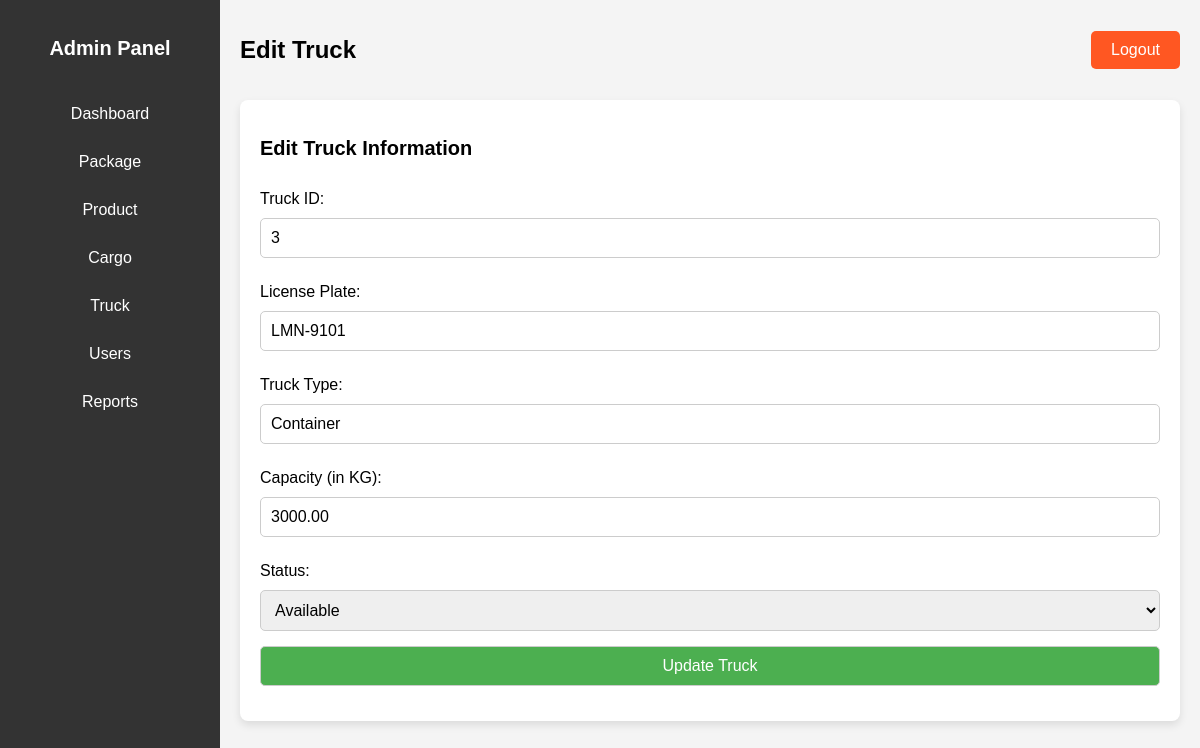
The page /edit_truck.php?id=3 on the database as committed earlier.
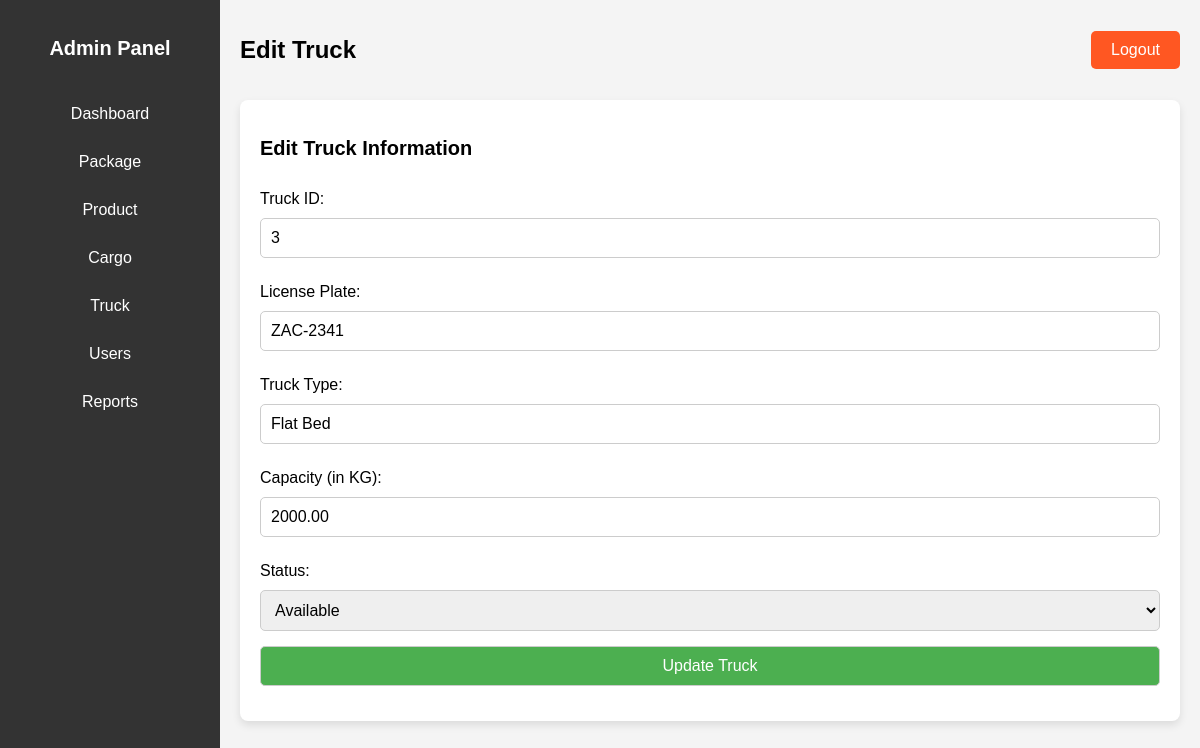
The same page on the database as committed later.
### tables this page shows
CREATE TABLE `truck` (
  `truck_id` int(11) NOT NULL,
  `license_plate` varchar(20) NOT NULL,
  `truck_type` varchar(50) NOT NULL,
  `capacity` decimal(10,2) NOT NULL,
  `status` enum('Available','In Use','Maintenance') DEFAULT 'Available',
  `driver_id` int(11) DEFAULT NULL
);

### edit_truck.php (the view, shortened to what this page needs)
<?php
include 'config.php';
$truck_id = $_GET['id'];
$sql = "SELECT * FROM truck WHERE truck_id = $truck_id";
$result = mysqli_query($conn, $sql);
$truck = mysqli_fetch_assoc($result);
?>
<!DOCTYPE html>
<html lang="en">
<head>
</head>
<body>
    <div class="dashboard-container">
        <div class="sidebar">
            <h2>Admin Panel</h2>
            <ul class="sidebar-links">
                <li><a href="admin_dashboard.php" class="sidebar-btn">Dashboard</a></li>
                <li><a href="package.php" class="sidebar-btn">Package</a></li>
                <li><a href="product.php" class="sidebar-btn">Product</a></li>
                <li><a href="cargo.php" class="sidebar-btn">Cargo</a></li>
                <li><a href="truck.php" class="sidebar-btn">Truck</a></li>
                <li><a href="users.php" class="sidebar-btn">Users</a></li>
                <li><a href="reports.php" class="sidebar-btn">Reports</a></li>
            </ul>
        </div>
        <div class="main-content">
            <header>
                <h1>Edit Truck</h1>
                <a href="index.php" class="logout-btn">Logout</a>
            </header>
            <div class="dashboard-main-container">
                <h2>Edit Truck Information</h2>
                <form method="POST" action="">
                    <label for="truck_id">Truck ID:</label>
                    <input type="text" id="truck_id" name="truck_id" value="<?php echo $truck['truck_id']; ?>" required>
                    <label for="license_plate">License Plate:</label>
                    <input type="text" id="license_plate" name="license_plate" value="<?php echo $truck['license_plate']; ?>" required>
                    <label for="truck_type">Truck Type:</label>
                    <input type="text" id="truck_type" name="truck_type" value="<?php echo $truck['truck_type']; ?>" required>
                    <label for="capacity">Capacity (in KG):</label>
                    <input type="number" id="capacity" name="capacity" value="<?php echo $truck['capacity']; ?>" required>
                    <label for="status">Status:</label>
                    <select id="status" name="status" required>
                        <option value="Available" <?php echo $truck['status'] == 'Available' ? 'selected' : ''; ?>>Available</option>
                    </select>
                    <input type="submit" value="Update Truck" class="submit-btn">
                </form>
            </div>
        </div>
    </div>
</body>
</html>

Rows that differ between the two databases and show on the page:
changed truck "Available": license_plate "LMN-9101" → "ZAC-2341"; truck_type "Container" → "Flat Bed"; capacity "3000.00" → "2000.00"
